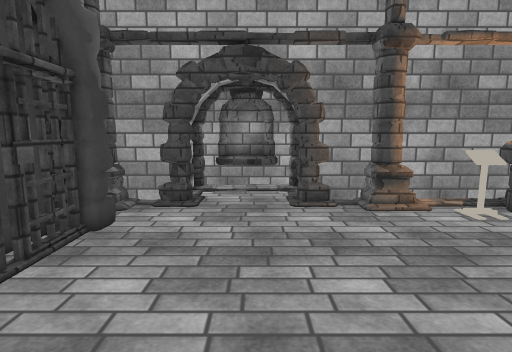
[1] (above)

12 first-person views from a walk through a scene from a Unity 3-D project. The camera is 1.5 m above the floor, tilts 8° down and sees 80° across. The floor is counted in squares, 0.5 m on a side. Each view is taken from the middle of a square. On the plan, view 1 faces up. The plan holds only what a view shows up to about 20 squares ahead; the rest is blank. The place goes on beyond the plan. Surface patterns are stand-ins for the level's own textures.

[2]
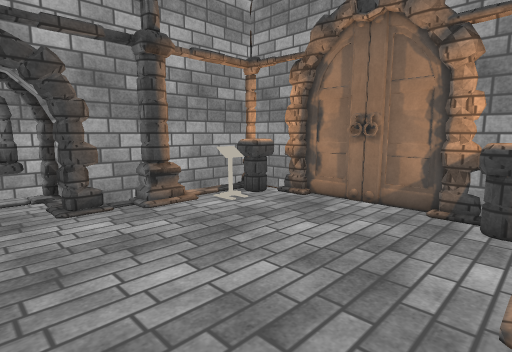

[3]
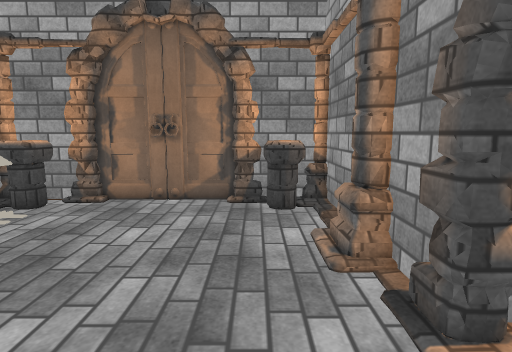

[4]
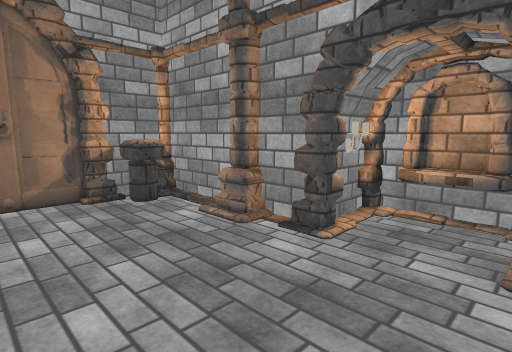

[5]
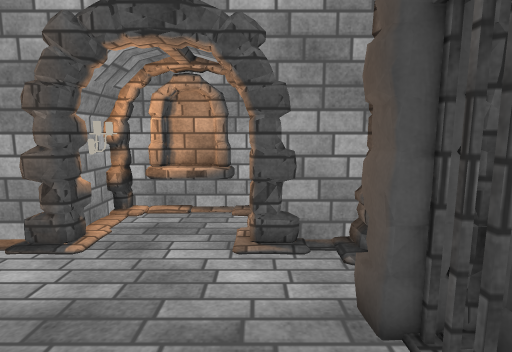

[6]
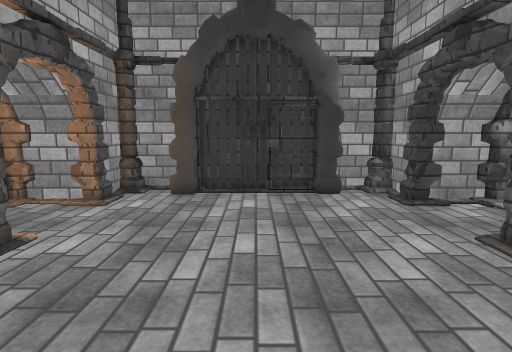

[7]
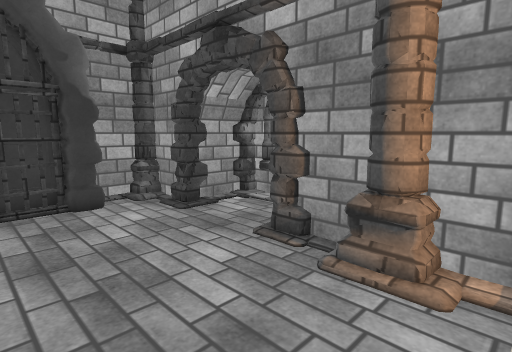

[8]
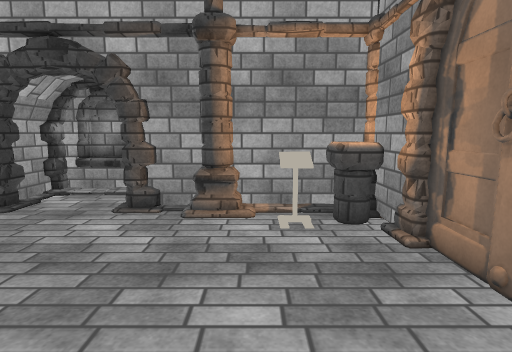

[9]
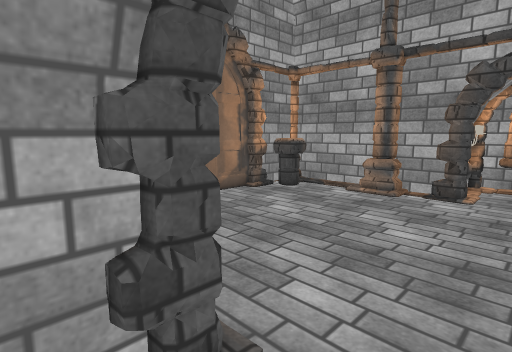

[10]
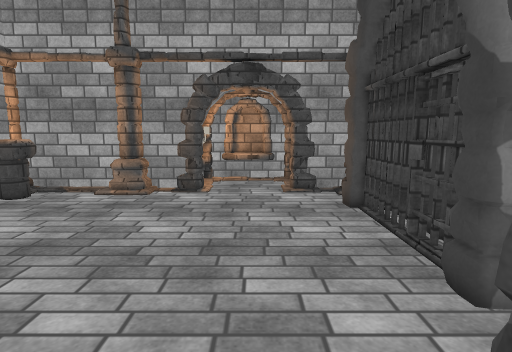

[11]
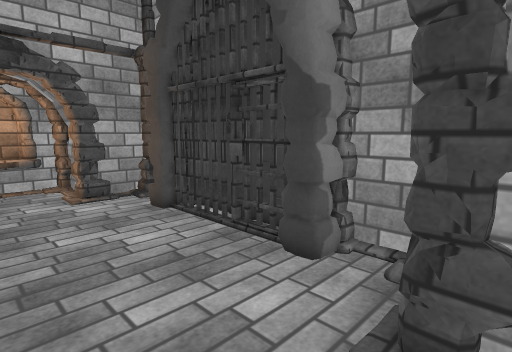

[12]
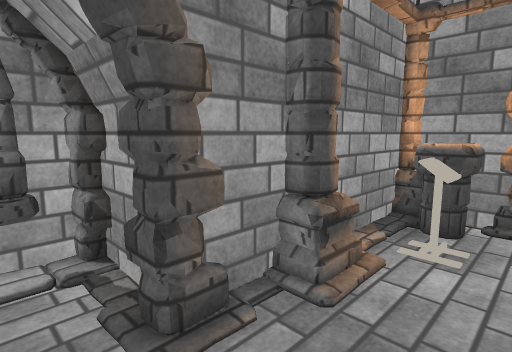

### Floor plan
Key: @ floor where view 1 was taken; # wall or solid block; . floor; ^ raised ledge; P pillar; O other object.
Columns run from 6 left of view 1 to 12 right of it. Each row starts with its distance up from view 1.
 17     ## #
 16    ##^^##
 15    #....#
 14    #....#
 13 ####....###########
 12 #..........##...P##
 11 #.............OOPP#
 10 ##...............##
  9 ##...............##
  8  #................#
  7  #...............##
  6  #...............##
  5  #...............##
  4  #................#
  3 ##...............##
  2 ##..............P##
  1 #...............PP#
  0 #.....@....##...PP#
 -1 ####....###########
 -2    #....#
 -3    #....#
 -4    ##^^##
 -5    ######

Where each view was taken, in squares from view 1:
view 1: 0 up, 0 right, facing up
view 2: 0 up, 1 left, facing up-right
view 3: 2 up, 2 left, facing right
view 4: 7 up, 3 left, facing down-right
view 5: 7 up, 3 left, facing down
view 6: 6 up, 10 right, facing left
view 7: 6 up, 8 right, facing up-left
view 8: 1 up, 7 right, facing up
view 9: 15 up, 1 left, facing down-right
view 10: 15 up, 1 left, facing down
view 11: 14 up, 1 right, facing down-left
view 12: 9 up, 0 right, facing up-right
